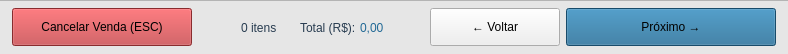
    <widget class="QFrame" name="frameNavBottom">
     <property name="minimumSize">
      <size>
       <width>0</width>
       <height>54</height>
      </size>
     </property>
     <property name="maximumSize">
      <size>
       <width>16777215</width>
       <height>54</height>
      </size>
     </property>
     <property name="styleSheet">
      <string notr="true">QFrame { background-color: rgb(230,230,230); border-top: 1px solid rgb(180,180,180); }</string>
     </property>
     <property name="frameShape">
      <enum>QFrame::Shape::NoFrame</enum>
     </property>
     <layout class="QHBoxLayout" name="navLayout">
      <property name="leftMargin">
       <number>12</number>
      </property>
      <property name="topMargin">
       <number>7</number>
      </property>
      <property name="rightMargin">
       <number>12</number>
      </property>
      <property name="bottomMargin">
       <number>7</number>
      </property>
      <item>
       <widget class="QPushButton" name="Btn_CancelarVenda">
        <property name="minimumSize">
         <size>
          <width>180</width>
          <height>38</height>
         </size>
        </property>
        <property name="styleSheet">
         <string notr="true">
#Btn_CancelarVenda { background-color: rgb(191,61,64); }
#Btn_CancelarVenda:hover { background-color: rgb(139,44,47); }
#Btn_CancelarVenda:pressed { background-color: rgb(255,96,99); }
         </string>
        </property>
        <property name="text">
         <string>Cancelar Venda (ESC)</string>
        </property>
       </widget>
      </item>
      <item>
       <spacer>
        <property name="orientation">
         <enum>Qt::Orientation::Horizontal</enum>
        </property>
        <property name="sizeHint" stdset="0">
         <size>
          <width>40</width>
          <height>20</height>
         </size>
        </property>
       </spacer>
      </item>
      <item>
       <layout class="QHBoxLayout" name="hl_total_display">
        <property name="spacing">
         <number>4</number>
        </property>
        <item>
         <widget class="QLabel" name="Lbl_QtdItens">
          <property name="styleSheet">
           <string notr="true">font: 700 11pt &quot;Ubuntu&quot;; color: rgb(40,60,80); background-color: transparent; border: none; padding-right: 16px;</string>
          </property>
          <property name="text">
           <string>0 itens</string>
          </property>
         </widget>
        </item>
        <item>
         <widget class="QLabel" name="lbl_total_txt">
          <property name="styleSheet">
           <string notr="true">font: 700 13pt &quot;Ubuntu&quot;; color: rgb(40,60,80); background-color: transparent; border: none;</string>
          </property>
          <property name="text">
           <string>Total (R$):</string>
          </property>
         </widget>
        </item>
        <item>
         <widget class="QLabel" name="Lbl_Total">
          <property name="styleSheet">
           <string notr="true">font: 700 16pt &quot;Ubuntu&quot;; color: rgb(33,105,149); background-color: transparent; border: none;</string>
          </property>
          <property name="text">
           <string>0,00</string>
          </property>
         </widget>
        </item>
       </layout>
      </item>
      <item>
       <spacer>
        <property name="orientation">
         <enum>Qt::Orientation::Horizontal</enum>
        </property>
        <property name="sizeHint" stdset="0">
         <size>
          <width>40</width>
          <height>20</height>
         </size>
        </property>
       </spacer>
      </item>
      <item>
       <widget class="QPushButton" name="Btn_Voltar">
        <property name="minimumSize">
         <size>
          <width>130</width>
          <height>38</height>
         </size>
        </property>
        <property name="visible">
         <bool>false</bool>
        </property>
        <property name="text">
         <string>← Voltar</string>
        </property>
       </widget>
      </item>
      <item>
       <widget class="QPushButton" name="Btn_Aceitar">
        <property name="minimumSize">
         <size>
          <width>210</width>
          <height>38</height>
         </size>
        </property>
        <property name="styleSheet">
         <string notr="true">
#Btn_Aceitar { background-color: rgb(33,105,149); }
#Btn_Aceitar:hover { background-color: rgb(3,75,119); }
#Btn_Aceitar:pressed { background-color: rgb(153,193,241); }
         </string>
        </property>
        <property name="text">
         <string>Próximo →</string>
        </property>
        <property name="icon">
         <iconset theme="QIcon::ThemeIcon::GoNext"/>
        </property>
        <property name="shortcut">
         <string>F6</string>
        </property>
        <property name="autoDefault">
         <bool>false</bool>
        </property>
       </widget>
      </item>
     </layout>
    </widget>
